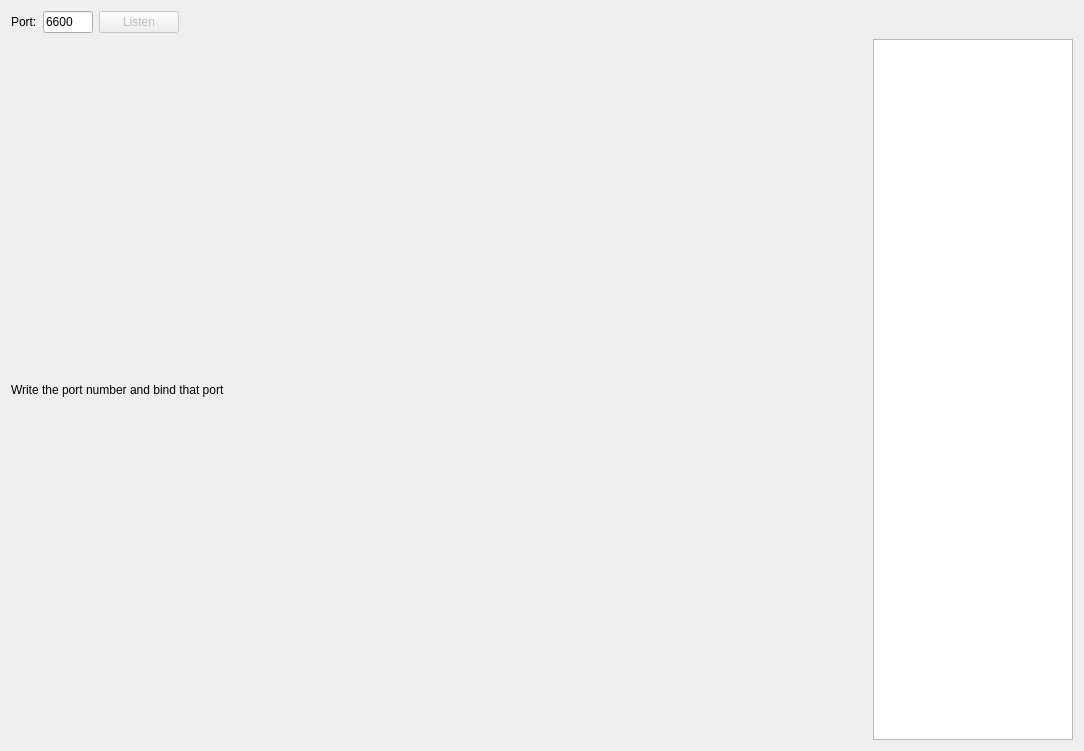
<?xml version="1.0" encoding="UTF-8"?>
<ui version="4.0">
 <class>PlayerWidget</class>
 <widget class="QWidget" name="PlayerWidget">
  <property name="geometry">
   <rect>
    <x>0</x>
    <y>0</y>
    <width>1084</width>
    <height>751</height>
   </rect>
  </property>
  <property name="windowTitle">
   <string>PlayerWidget</string>
  </property>
  <layout class="QVBoxLayout" name="verticalLayout">
   <item>
    <layout class="QHBoxLayout" name="horizontalLayout">
     <item>
      <widget class="QLabel" name="label">
       <property name="text">
        <string>Port:</string>
       </property>
      </widget>
     </item>
     <item>
      <widget class="QLineEdit" name="portLine">
       <property name="maximumSize">
        <size>
         <width>50</width>
         <height>16777215</height>
        </size>
       </property>
       <property name="inputMethodHints">
        <set>Qt::ImhDigitsOnly</set>
       </property>
       <property name="text">
        <string>6600</string>
       </property>
      </widget>
     </item>
     <item>
      <widget class="QPushButton" name="bindButton">
       <property name="enabled">
        <bool>false</bool>
       </property>
       <property name="text">
        <string>Listen</string>
       </property>
      </widget>
     </item>
     <item>
      <spacer name="horizontalSpacer">
       <property name="orientation">
        <enum>Qt::Horizontal</enum>
       </property>
       <property name="sizeHint" stdset="0">
        <size>
         <width>40</width>
         <height>20</height>
        </size>
       </property>
      </spacer>
     </item>
    </layout>
   </item>
   <item>
    <layout class="QHBoxLayout" name="horizontalLayout_3">
     <item>
      <widget class="QLabel" name="player">
       <property name="minimumSize">
        <size>
         <width>700</width>
         <height>700</height>
        </size>
       </property>
       <property name="text">
        <string>Write the port number and bind that port</string>
       </property>
      </widget>
     </item>
     <item>
      <widget class="QTextEdit" name="logger">
       <property name="maximumSize">
        <size>
         <width>200</width>
         <height>16777215</height>
        </size>
       </property>
       <property name="readOnly">
        <bool>true</bool>
       </property>
      </widget>
     </item>
    </layout>
   </item>
  </layout>
 </widget>
 <layoutdefault spacing="6" margin="11"/>
 <resources/>
 <connections/>
</ui>
